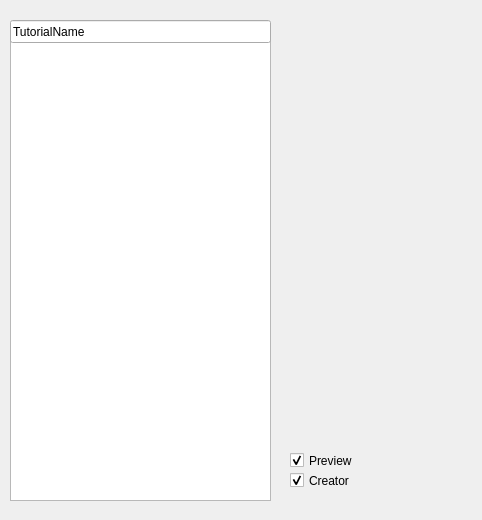
<?xml version="1.0" encoding="UTF-8"?>
<ui version="4.0">
 <class>Dialog</class>
 <widget class="QDialog" name="Dialog">
  <property name="geometry">
   <rect>
    <x>0</x>
    <y>0</y>
    <width>482</width>
    <height>520</height>
   </rect>
  </property>
  <property name="windowTitle">
   <string>Dialog</string>
  </property>
  <widget class="QDialogButtonBox" name="buttonBox">
   <property name="geometry">
    <rect>
     <x>280</x>
     <y>20</y>
     <width>191</width>
     <height>421</height>
    </rect>
   </property>
   <property name="orientation">
    <enum>Qt::Vertical</enum>
   </property>
   <property name="standardButtons">
    <set>QDialogButtonBox::NoButton</set>
   </property>
  </widget>
  <widget class="QCheckBox" name="checkBox">
   <property name="geometry">
    <rect>
     <x>290</x>
     <y>470</y>
     <width>85</width>
     <height>21</height>
    </rect>
   </property>
   <property name="text">
    <string>Creator</string>
   </property>
   <property name="checked">
    <bool>true</bool>
   </property>
  </widget>
  <widget class="QCheckBox" name="checkBox_2">
   <property name="geometry">
    <rect>
     <x>290</x>
     <y>450</y>
     <width>85</width>
     <height>21</height>
    </rect>
   </property>
   <property name="text">
    <string>Preview</string>
   </property>
   <property name="checked">
    <bool>true</bool>
   </property>
  </widget>
  <widget class="QListWidget" name="tutorial_list">
   <property name="geometry">
    <rect>
     <x>10</x>
     <y>40</y>
     <width>261</width>
     <height>461</height>
    </rect>
   </property>
   <property name="dragEnabled">
    <bool>true</bool>
   </property>
   <property name="dragDropOverwriteMode">
    <bool>true</bool>
   </property>
   <property name="dragDropMode">
    <enum>QAbstractItemView::InternalMove</enum>
   </property>
   <property name="defaultDropAction">
    <enum>Qt::MoveAction</enum>
   </property>
  </widget>
  <widget class="QLineEdit" name="lineEdit">
   <property name="geometry">
    <rect>
     <x>10</x>
     <y>20</y>
     <width>261</width>
     <height>23</height>
    </rect>
   </property>
   <property name="text">
    <string>TutorialName</string>
   </property>
  </widget>
 </widget>
 <resources/>
 <connections>
  <connection>
   <sender>checkBox</sender>
   <signal>toggled(bool)</signal>
   <receiver>Dialog</receiver>
   <slot>toggleCreator(bool)</slot>
   <hints>
    <hint type="sourcelabel">
     <x>320</x>
     <y>486</y>
    </hint>
    <hint type="destinationlabel">
     <x>394</x>
     <y>463</y>
    </hint>
   </hints>
  </connection>
  <connection>
   <sender>checkBox_2</sender>
   <signal>toggled(bool)</signal>
   <receiver>Dialog</receiver>
   <slot>togglePreview(bool)</slot>
   <hints>
    <hint type="sourcelabel">
     <x>313</x>
     <y>455</y>
    </hint>
    <hint type="destinationlabel">
     <x>294</x>
     <y>509</y>
    </hint>
   </hints>
  </connection>
  <connection>
   <sender>buttonBox</sender>
   <signal>clicked(QAbstractButton*)</signal>
   <receiver>Dialog</receiver>
   <slot>buttonPressed()</slot>
   <hints>
    <hint type="sourcelabel">
     <x>320</x>
     <y>227</y>
    </hint>
    <hint type="destinationlabel">
     <x>392</x>
     <y>251</y>
    </hint>
   </hints>
  </connection>
  <connection>
   <sender>tutorial_list</sender>
   <signal>itemChanged(QListWidgetItem*)</signal>
   <receiver>Dialog</receiver>
   <slot>update(QListWidgetItem*)</slot>
   <hints>
    <hint type="sourcelabel">
     <x>155</x>
     <y>372</y>
    </hint>
    <hint type="destinationlabel">
     <x>118</x>
     <y>515</y>
    </hint>
   </hints>
  </connection>
  <connection>
   <sender>tutorial_list</sender>
   <signal>indexesMoved(QModelIndexList)</signal>
   <receiver>Dialog</receiver>
   <slot>update(QModelIndexList)</slot>
   <hints>
    <hint type="sourcelabel">
     <x>120</x>
     <y>379</y>
    </hint>
    <hint type="destinationlabel">
     <x>172</x>
     <y>513</y>
    </hint>
   </hints>
  </connection>
 </connections>
 <slots>
  <slot>toggleCreator(bool)</slot>
  <slot>togglePreview(bool)</slot>
  <slot>buttonPressed()</slot>
  <slot>update(QListWidgetItem*)</slot>
  <slot>update(QModelIndexList)</slot>
 </slots>
</ui>
